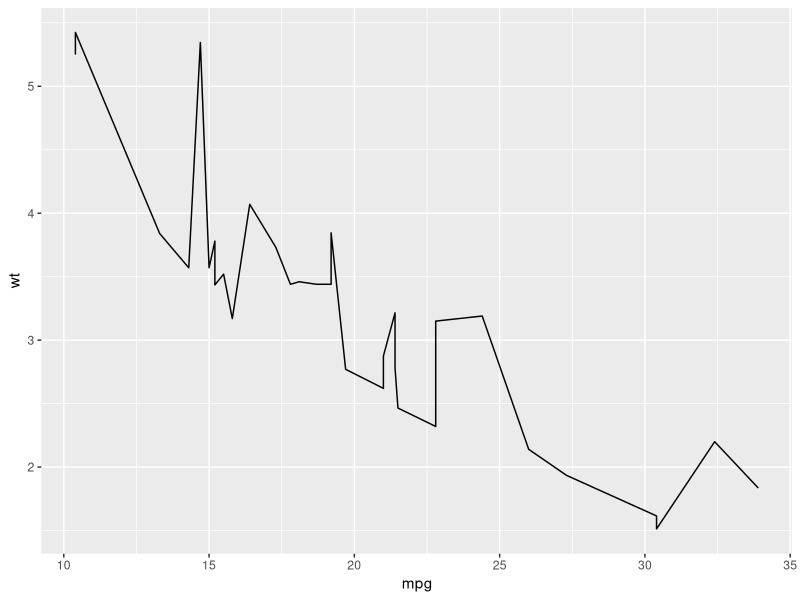
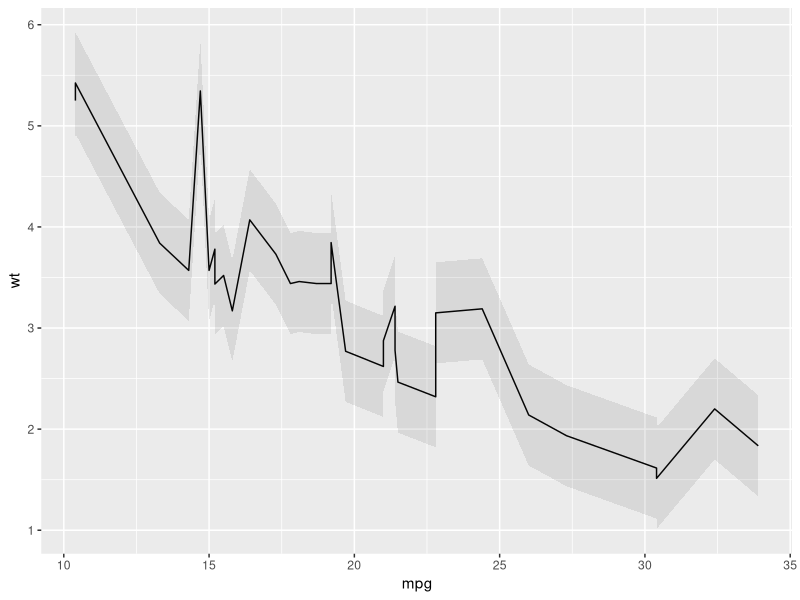
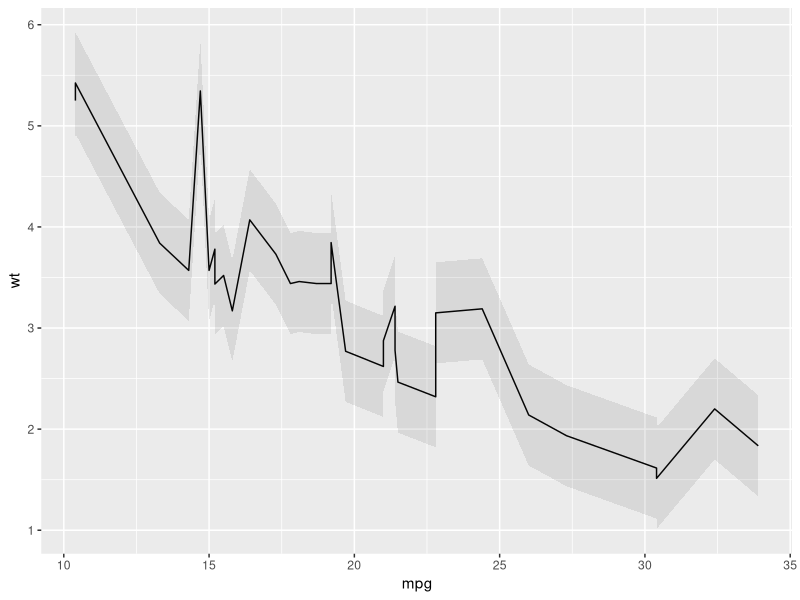
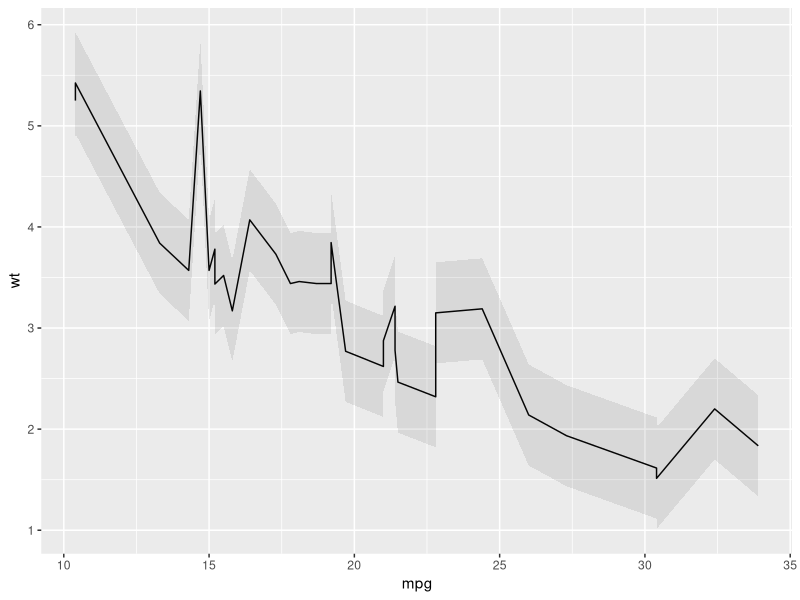
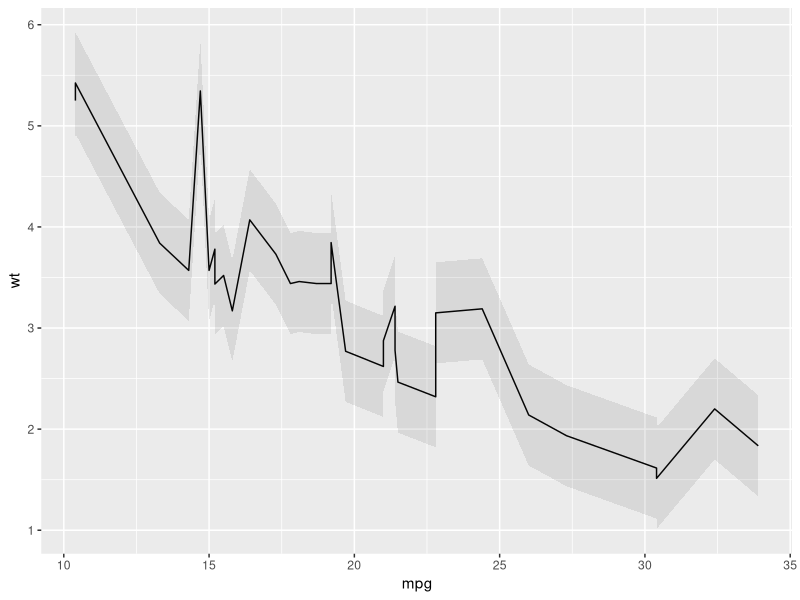
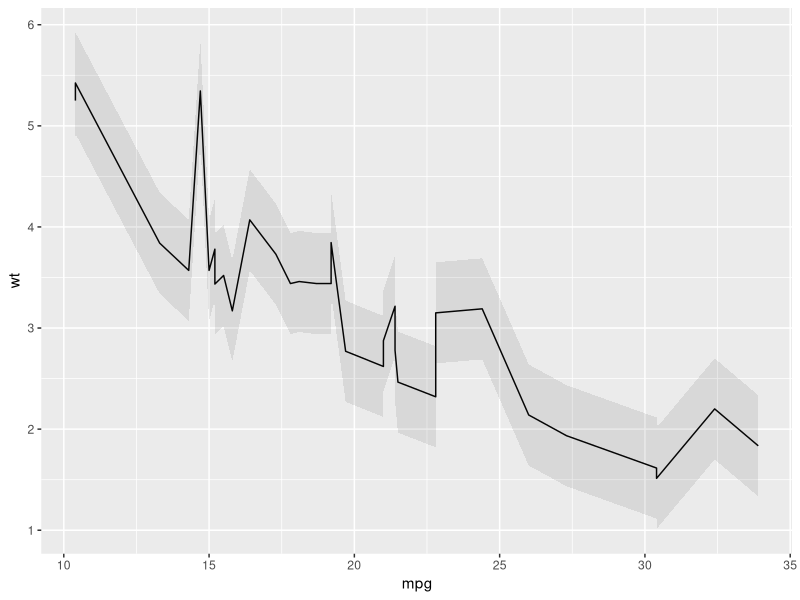

Reproduce these figures in R, in order.
rm(list=ls(all=TRUE)) #Clear the memory of variables from previous run. This is not called by knitr, because it's above the first chunk.
library(ggplot2)
library(datasets)

#Create a simple dataset for the line
dsLine <- mtcars[ c("mpg", "wt")]

#Create a dataset for the ribbon and REMOVE the y variable
dsRibbon <- dsLine
dsRibbon$upper <- dsRibbon$wt + .5
dsRibbon$lower <- dsRibbon$wt - .5
dsRibbon$waylower <- dsRibbon$wt - 10

# dsRibbon$wt <- NULL

g <- ggplot(dsLine, aes_string(x="mpg", y="wt")) +
  geom_line() 
g

#Setting y to NULL works with `aes` (unlike `aes_string` below).
g + geom_ribbon(mapping=aes(y=NULL, ymin=lower, ymax=upper), data=dsRibbon, alpha=.1)

#This still looks for 'wt', even though y is set to NULL.
#   The error is "Error in eval(expr, envir, enclos) : object 'wt' not found"
g + geom_ribbon(mapping=aes_string(y=NULL, ymin="lower", ymax="upper"), data=dsRibbon, alpha=.1)

#This looks for `wt`, even though the the geom_ribbon doesn't need it (correct?).
#   The error is "Error in eval(expr, envir, enclos) : object 'wt' not found"
g + geom_ribbon(mapping=aes_string(ymin="lower", ymax="upper"), data=dsRibbon, alpha=.1)

#This changes y to some variable that is present in the dataset, but not used by geom_ribbon.
#   This produces the intended graph.
g + geom_ribbon(mapping=aes_string(y="lower", ymin="lower", ymax="upper"), data=dsRibbon, alpha=.1)

#This changes y to some variable that is present in the dataset, but not used by geom_ribbon.
#   However the low value still affects the y coordinates.
g + geom_ribbon(mapping=aes_string(y="waylower", ymin="lower", ymax="upper"), data=dsRibbon, alpha=.1)
